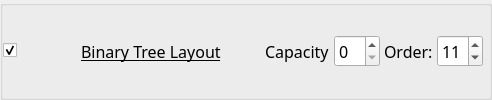
        <widget class="QGroupBox" name="GB_b_binaryTreeLayout">
         <property name="sizePolicy">
          <sizepolicy hsizetype="Preferred" vsizetype="Maximum">
           <horstretch>0</horstretch>
           <verstretch>0</verstretch>
          </sizepolicy>
         </property>
         <property name="title">
          <string/>
         </property>
         <property name="flat">
          <bool>true</bool>
         </property>
         <layout class="QGridLayout" name="gridLayout_65">
          <property name="leftMargin">
           <number>0</number>
          </property>
          <property name="horizontalSpacing">
           <number>4</number>
          </property>
          <item row="0" column="0">
           <widget class="QCheckBox" name="kcfg_binaryTreeLayoutEnabled">
            <property name="accessibleName">
             <string>Binary Tree Layout</string>
            </property>
            <property name="checked">
             <bool>true</bool>
            </property>
           </widget>
          </item>
          <item row="0" column="1">
           <widget class="QToolButton" name="binarytreeLayoutPictogram">
            <property name="icon">
             <iconset theme="krohnkite-layout-binarytree"/>
            </property>
            <property name="iconSize">
             <size><width>48</width><height>32</height></size>
            </property>
            <property name="minimumSize">
             <size><width>56</width><height>40</height></size>
            </property>
            <property name="maximumSize">
             <size><width>56</width><height>40</height></size>
            </property>
            <property name="autoRaise"><bool>true</bool></property>
            <property name="focusPolicy"><enum>Qt::FocusPolicy::NoFocus</enum></property>
            <property name="accessibleName"><string>Binary Tree Layout preview</string></property>
            <property name="styleSheet">
             <string notr="true">QToolButton { border: none; background: transparent; } QToolButton:hover { border: none; background: transparent; } QToolButton:pressed { border: none; background: transparent; }</string>
            </property>
           </widget>
          </item>
          <property name="topMargin">
           <number>0</number>
          </property>
          <property name="rightMargin">
           <number>6</number>
          </property>
          <property name="bottomMargin">
           <number>0</number>
          </property>
          <property name="verticalSpacing">
           <number>0</number>
          </property>
          <item row="0" column="6">
           <widget class="QLabel" name="label_112">
            <property name="font">
             <font>
              <family>Noto Sans</family>
              <pointsize>12</pointsize>
              <italic>false</italic>
              <bold>false</bold>
              <underline>false</underline>
             </font>
            </property>
            <property name="text">
             <string>Order:</string>
            </property>
           </widget>
          </item>
          <item row="0" column="3">
           <spacer name="horizontalSpacer_59">
            <property name="orientation">
             <enum>Qt::Orientation::Horizontal</enum>
            </property>
            <property name="sizeHint" stdset="0">
             <size>
              <width>40</width>
              <height>20</height>
             </size>
            </property>
           </spacer>
          </item>
          <item row="0" column="7">
           <widget class="QSpinBox" name="kcfg_binaryTreeLayoutOrder">
            <property name="font">
             <font>
              <family>Noto Sans</family>
              <pointsize>12</pointsize>
              <italic>false</italic>
              <bold>false</bold>
              <underline>false</underline>
             </font>
            </property>
            <property name="toolTip">
             <string>Order in layout rotation</string>
            </property>
            <property name="minimum">
             <number>1</number>
            </property>
            <property name="maximum">
             <number>12</number>
            </property>
            <property name="value">
             <number>11</number>
            </property>
           </widget>
          </item>
          <item row="0" column="5">
           <widget class="QSpinBox" name="kcfg_binaryTreeLayoutCapacity">
            <property name="font">
             <font>
              <family>Noto Sans</family>
              <pointsize>12</pointsize>
              <italic>false</italic>
              <bold>false</bold>
              <underline>false</underline>
             </font>
            </property>
            <property name="toolTip">
             <string>&lt;html&gt;&lt;head/&gt;&lt;body&gt;&lt;p&gt;0 - to disable&lt;/p&gt;&lt;/body&gt;&lt;/html&gt;</string>
            </property>
            <property name="maximum">
             <number>99</number>
            </property>
            <property name="value">
             <number>0</number>
            </property>
           </widget>
          </item>
          <item row="0" column="4">
           <widget class="QLabel" name="label_57">
            <property name="font">
             <font>
              <family>Noto Sans</family>
              <pointsize>12</pointsize>
              <italic>false</italic>
              <bold>false</bold>
              <underline>false</underline>
             </font>
            </property>
            <property name="text">
             <string>Capacity</string>
            </property>
           </widget>
          </item>
          <item row="0" column="2">
           <widget class="QLabel" name="label_111">
            <property name="font">
             <font>
              <family>Noto Sans</family>
              <pointsize>12</pointsize>
              <italic>false</italic>
              <bold>false</bold>
              <underline>true</underline>
             </font>
            </property>
            <property name="text">
             <string>Binary Tree Layout</string>
            </property>
            <property name="margin">
             <number>0</number>
            </property>
            <property name="buddy">
             <cstring>kcfg_binaryTreeLayoutEnabled</cstring>
            </property>
           </widget>
          </item>
          </layout>
        </widget>
